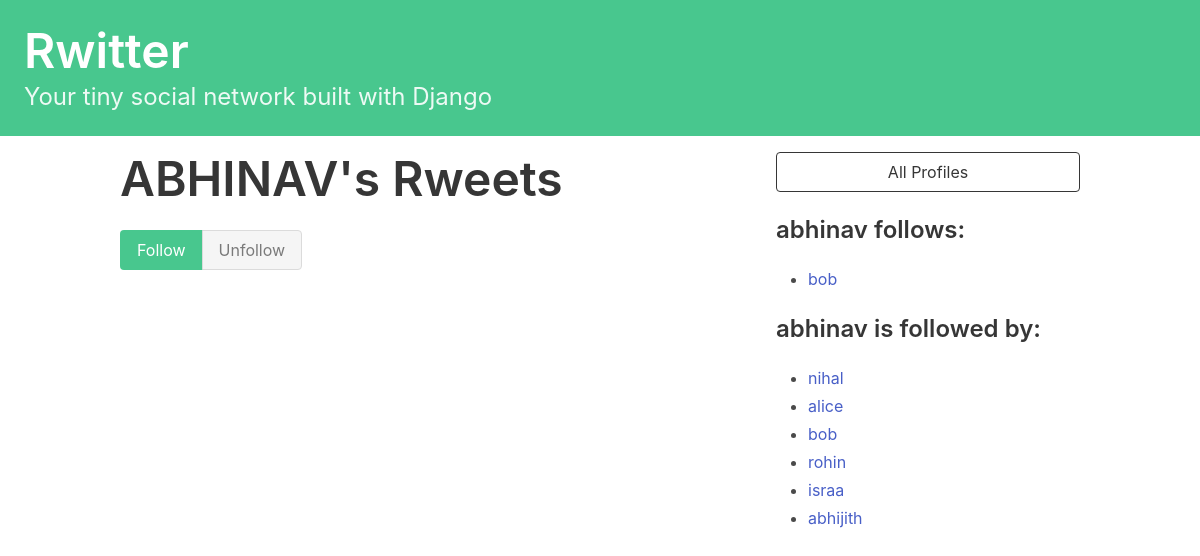
The app's page /profile/6 (signed in) with its own data.
### socialapp/models.py (models this page shows)
class Profile(models.Model):
    user = models.OneToOneField(User, on_delete=models.CASCADE)
    follows = models.ManyToManyField(
        "self",
        related_name="followed_by",
        symmetrical=False,
        blank=True
    )
    def __str__(self) -> str:
        return self.user.username

### socialapp/views.py (the view, shortened to what this page needs)
# urls.py: path("profile/<int:pk>", profile_page, name="profile_page")
def profile_page(request, pk):
    if not hasattr(request.user, 'profile'):
        missing_profile = Profile(user=request.user)
        missing_profile.save()
    profile = Profile.objects.get(pk=pk)
    return render(request, "socialapp/profile.html", {"profile": profile})

### socialapp/templates/socialapp/profile.html (shortened to what this page needs)
{% extends 'base.html' %}
{% block content %}
<div class="column">
    <div class="block">
    <h1 class="title is-1">
        {{profile.user.username|upper}}'s Rweets
    </h1>
    </div>
    <form method="post">
        <div class="buttons has-addons">
            {% if profile in user.profile.follows.all %}
                <button class="button is-success is-static">Follow</button>
                <button class="button is-danger" name="follow" value="unfollow">
                    Unfollow
                </button>
            {% else %}
                <button class="button is-success" name="follow" value="follow">
                    Follow
                </button>
                <button class="button is-danger is-static">Unfollow</button>
            {% endif %}
        </div>
    </form>
</div>
<div class="column is-one-third">
    <div class="block">
        <a href="{% url 'socialapp:profile_list' %}">
            <button class="button is-dark is-outlined is-fullwidth">
                All Profiles
            </button>
        </a>
    </div>
    <div class="block">
        <h3 class="title is-4">
            {{profile.user.username}} follows:
        </h3>
        <div class="content">
            <ul>
            {% for following in profile.follows.all %}
                <li>
                    <a href="{% url 'socialapp:profile_page' following.id %}">
                        {{ following }}
                    </a>
                </li>
            {% endfor %}
            </ul>
        </div>
    </div>
    <div class="block">
        <h3 class="title is-4">
            {{profile.user.username}} is followed by:
        </h3>
        <div class="content">
            <ul>
            {% for follower in profile.followed_by.all %}
                <li>
                    <a href="{% url 'socialapp:profile_page' follower.id %}">
                        {{ follower }}
                    </a>
                </li>
            {% endfor %}
            </ul>
        </div>
    </div>
</div>
{% endblock content %}

### records on screen
Profile: user.username "ABHINAV", user.username "abhinav"
Profile: user.username "bob"
Profile: user.username "nihal"
Profile: user.username "alice"
Profile: user.username "rohin"
Profile: user.username "israa"
Profile: user.username "abhijith"
